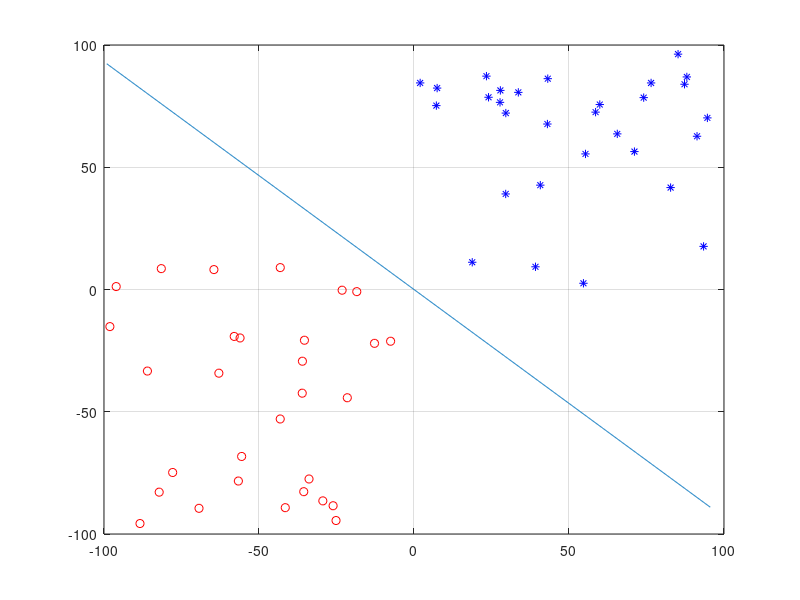

This figure's MATLAB source:
clear all;
% reference of https://blog.csdn.net/liyuefeilong/article/details/45217335
% his work is really good
w1 = unifrnd(-100,10,30,2);
w2 = unifrnd(1,100,30,2);
figure;
plot(w1(:,1),w1(:,2),'ro');
hold on;
grid on;
plot(w2(:,1),w2(:,2),'b*');
one = ones(30,1);
y1 = [one w1];
y2 = [one w2];
w12 = [y1 ; -y2];
y = zeros(size(w12,1),1);
a = [0 0 0];
Eta = 1;
time = 0;
while any(y<=0)
    for i =  1:size(y,1)
        y(i) = a*w12(i,:)';
    end
    a = a + sum(w12(find(y<=0),:));
    time = time +1;
    if (time > 300) 
        break;
    end
end
if (time >= 300) 
    disp("Converge failed");
    disp(num2str(a));
else
    disp(["Converge succeed:",num2str(a)]);
    disp(["With:",num2str(time),"iteratoration."]);
end
xmin = min(min(w1(:,1)),min(w2(:,1)));
xmax = max(max(w1(:,1)),max(w2(:,1)));
xindex = xmin-1:(xmax-xmin)/1000:xmax+1;
yindex = -a(2)*xindex/a(3)-a(1)/a(3);
plot(xindex,yindex);

    